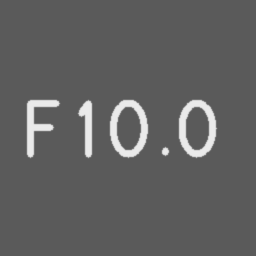
#> input picture marking_symbols/samples/standard/F10.0.png, 256 x 256 px
$ python spacing_feature.py marking_symbols/samples/standard/F10.0.png
#> lines starting #> are read from the running program, lines starting #| are printed output that depends on the picture; after the words box and inside, x2 and y2 are one past the last pixel; in counts of white or black regions, pixels touching at a corner belong together
### orientation_feature.py
"""
수기(Handwritten) vs 기계식 마킹(Printed) 판별 특징 - φ₃ 기울기 변화 (Orientation Variation)

정의
  글자 단위 연결 요소(CC) k = 1..M 의 2차 중심 모멘트 μ₂₀, μ₀₂, μ₁₁ 로 주축 각도
      θ_k = ½ · arctan2(2μ₁₁, μ₂₀ − μ₀₂)            θ_k ∈ [−π/2, π/2]
  각도의 퍼짐 σ_θ 를 [0, 1] 로 정규화
      φ₃ = tanh(α₃ · σ_θ)        또는   φ₃ = min(1, σ_θ / θ_max)

구현상 결정 (이유)
  1. σ_θ 는 '축 방향 원형 표준편차' 로 구한다.
     주축은 방향이 아니라 축이라 +89° 와 −89° 는 2° 차이다. 일반 표준편차는 이를 178° 로 본다.
     각도를 2배 해 단위원에 올린 평균 합성벡터 길이 R 로  σ_θ = ½ · sqrt(−2 ln R).
  2. 편심률이 낮은(원·정사각형에 가까운) 글자는 주축이 불안정 -> 기준 미만 제외,
     나머지는 이방성 (λ₁−λ₂)/(λ₁+λ₂) 로 가중.
  3. 인쇄체도 글자 모양마다 주축이 다르다 ('1' 세로, '-' 가로, '7' 비스듬).
     문장부호(높이가 중앙값의 절반 미만)는 각도 통계에서 뺀다. 그래도 인쇄체 σ_θ 는 0 이 아니다.
  4. 잉크젯 도트/스텐실처럼 글자가 여러 조각으로 끊긴 경우: 조각이 많고 작으면 이웃 간격만큼
     닫힘 연산으로 글자 단위로 붙인 뒤 계산한다 (조각 하나하나의 각도는 의미가 없음).
"""
import math

import cv2
import numpy as np
from scipy.spatial import cKDTree

# 정규화
ALPHA3 = 0.07            # tanh 기울기 (1/deg): φ₃=0.5 ≈ σθ 7.8°. 합성 데이터(robust) 인쇄체 중앙 5.5~6°, 수기 8.5~11°. 현장 데이터로 재보정 필요
THETA_MAX_DEG = 30.0     # 선형 정규화 상한 (method="linear")

# 노이즈 / 글자 판정
MIN_AREA_RATIO = 0.15    # 글자 후보 중앙 면적 대비 이보다 작으면 노이즈 (녹 반점, 블라스트 요철)
MAX_LENGTH_RATIO = 2.5   # 주축 길이가 중앙 글자 높이의 이 배수보다 길면 긁힘/선 노이즈
MAX_ELONGATION = 12.0    # 주축/부축 비가 이보다 크면 긁힘/선 노이즈 ('1', 'I' 는 보통 3~8)
PUNCT_HEIGHT_RATIO = 0.5 # 높이가 중앙값의 절반 미만이면 문장부호 -> 각도 통계 제외
MIN_ECCENTRICITY = 0.5   # 편심률 e = sqrt(1 − λ₂/λ₁) 이 이보다 작으면 주축 불안정 -> 제외
FRAGMENT_MIN_COUNT = 8   # 조각이 이만큼 이상이고
FRAGMENT_SIZE_RATIO = 0.2  # 조각 크기 중앙값이 크롭 높이의 이 비율보다 작고
FRAGMENT_FILL_MIN = 0.6    # 상자 채움 중앙값이 이 이상(도트처럼 꽉 찬 모양, 원 ≈ 0.78)이고
FRAGMENT_AREA_CV = 0.35    # 조각 면적이 고르고 (변동계수 < 이 값)
FRAGMENT_SOLIDITY_MIN = 0.9  # 볼록도 중앙값이 이 이상(도트 ≈ 1)이면 '끊긴 글자' 로 보고 병합


# ---------------------------------------------------------------------------
# 입력 / 이진화
# ---------------------------------------------------------------------------
def load_image(image_path_or_array):
    """경로(한글 경로 포함) 또는 배열 -> BGR/그레이 uint8."""
    if isinstance(image_path_or_array, (str, bytes)) or hasattr(image_path_or_array, "__fspath__"):
        data = np.fromfile(image_path_or_array, np.uint8)   # cv2.imread 는 윈도우 한글 경로를 못 읽음
        img = cv2.imdecode(data, cv2.IMREAD_COLOR)
        if img is None:
            raise ValueError(f"이미지를 읽을 수 없습니다: {image_path_or_array}")
        return img
    img = np.asarray(image_path_or_array)
    if img.dtype == bool:
        return img.astype(np.uint8) * 255
    if img.dtype != np.uint8:
        img = cv2.normalize(img.astype(np.float32), None, 0, 255, cv2.NORM_MINMAX).astype(np.uint8)
    return img


def _to_dark_strokes(gray):
    """획이 어둡게 오도록 정렬. 배경이 다수이므로 중앙값에서 더 먼 쪽 극단이 획."""
    lo, med, hi = np.percentile(gray, [2, 50, 98])
    return gray if med - lo >= hi - med else 255 - gray


def sauvola_threshold(gray, window, k=0.2, r=128.0):
    """Sauvola: T = m · (1 + k·(s/R − 1)). 국소 평균 m, 표준편차 s 는 박스 필터(적분 영상)로 O(1)."""
    g = gray.astype(np.float32)
    mean = cv2.boxFilter(g, -1, (window, window), borderType=cv2.BORDER_REFLECT)
    sq = cv2.boxFilter(g * g, -1, (window, window), borderType=cv2.BORDER_REFLECT)
    std = np.sqrt(np.maximum(sq - mean * mean, 0))
    return mean * (1 + k * (std / r - 1))


def binarize(img, method="sauvola"):
    """획 마스크 (bool). method: "sauvola"(조명 불균일·반사광에 강함) | "otsu" | "both"(두 결과의 교집합)."""
    gray = cv2.cvtColor(img, cv2.COLOR_BGR2GRAY) if img.ndim == 3 else img
    values = np.unique(gray)
    if len(values) == 1:
        return np.zeros(gray.shape, bool)
    if len(values) == 2:                      # 이미 이진: 소수 쪽이 획
        lo_mask = gray == values[0]
        return lo_mask if lo_mask.sum() <= (~lo_mask).sum() else ~lo_mask
    dark = cv2.GaussianBlur(_to_dark_strokes(gray), (3, 3), 0)
    _, otsu = cv2.threshold(dark, 0, 255, cv2.THRESH_BINARY_INV | cv2.THRESH_OTSU)
    otsu = otsu > 0
    if method == "otsu":
        return otsu
    window = max(15, (min(gray.shape) // 3) | 1)
    sauvola = dark < sauvola_threshold(dark, window)
    return sauvola & otsu if method == "both" else sauvola


# ---------------------------------------------------------------------------
# 글자 단위 성분
# ---------------------------------------------------------------------------
# [15 lines left out: function _component_stats, not called in this run]


def _remove_specks(mask):
    """잉크 대부분(면적 상위 90%)을 이루는 성분의 중앙 면적보다 훨씬 작은 점(녹, 블라스트 요철)을 지운다.

    도트 마킹은 도트가 잉크 대부분이라 기준이 도트 크기가 되어 도트는 남는다.
    조각 병합 전에 해야 한다: 점 잡음이 많으면 '잘게 끊긴 글자' 로 오인해 글자 전체를 붙여 버린다.
    """
    n, labels, stats, _ = cv2.connectedComponentsWithStats(mask.astype(np.uint8), connectivity=8)
    if n <= 2:
        return mask
    areas = stats[1:, cv2.CC_STAT_AREA]
    order = np.argsort(areas)[::-1]
    cum = np.cumsum(areas[order])
    main = order[: np.searchsorted(cum, 0.9 * cum[-1]) + 1]
    keep = np.zeros(n, bool)
    keep[1:] = areas >= MIN_AREA_RATIO * np.median(areas[main])
    return keep[labels]


def _cut_thin_lines(mask):
    """획보다 훨씬 가는 선(긁힘, 마킹선 잔여)을 열림 연산으로 끊는다.

    가는 긁힘이 여러 글자를 가로지르면 글자들이 한 성분으로 이어져 통째로 '선 노이즈' 로 버려진다.
    열림 커널은 획 두께의 절반 정도로, 획이 가늘면(≤4px) 글자가 지워지지 않게 하지 않는다.
    """
    dist = cv2.distanceTransform(mask.astype(np.uint8), cv2.DIST_L2, 3)
    inner = dist[dist > 0]
    if inner.size == 0:
        return mask
    stroke = 2 * np.percentile(inner, 90)      # 획 중심부 거리 ≈ 반폭
    k = int(stroke // 2)
    if k < 2:
        return mask
    se = cv2.getStructuringElement(cv2.MORPH_ELLIPSE, (k | 1, k | 1))
    return cv2.morphologyEx(mask.astype(np.uint8), cv2.MORPH_OPEN, se) > 0


def _merge_fragments(mask):
    """도트/스텐실처럼 글자가 잘게 끊겼으면 이웃 조각 간격만큼 닫아 글자 단위로 붙인다."""
    _, _, stats, centroids = cv2.connectedComponentsWithStats(mask.astype(np.uint8), connectivity=8)
    w, h, area = (stats[1:, i].astype(float) for i in (cv2.CC_STAT_WIDTH, cv2.CC_STAT_HEIGHT, cv2.CC_STAT_AREA))
    sizes = np.maximum(w, h)
    if len(sizes) < FRAGMENT_MIN_COUNT or np.median(sizes) >= FRAGMENT_SIZE_RATIO * mask.shape[0]:
        return mask, 0
    # 조각은 도트처럼 '작고 둥글고 꽉 찬' 모양이어야 한다. 크기 기준만 쓰면 여러 줄이 찍힌 사진에서
    # 진짜 글자(길쭉하거나 속이 빈 모양, 상자 채움 0.2~0.4)도 '작은 조각' 이 되어 글자끼리 덩어리로 붙는다.
    fill = area / np.maximum(w * h, 1)
    aspect = w / np.maximum(h, 1)
    if (np.median(fill) < FRAGMENT_FILL_MIN or not (0.6 <= np.median(aspect) <= 1.7)
            or area.std() / max(area.mean(), 1) > FRAGMENT_AREA_CV):
        return mask, 0
    # 볼록도(면적 / 볼록 껍질 면적): 도트는 ≈1, 굵은 글자도 구멍·오목한 곳이 있어 0.85 아래
    contours, _ = cv2.findContours(mask.astype(np.uint8), cv2.RETR_EXTERNAL, cv2.CHAIN_APPROX_SIMPLE)
    solidity = [cv2.contourArea(c) / max(cv2.contourArea(cv2.convexHull(c)), 1e-6) for c in contours
                if cv2.contourArea(c) > 0]
    if not solidity or np.median(solidity) < FRAGMENT_SOLIDITY_MIN:
        return mask, 0
    tree = cKDTree(centroids[1:])
    nn, _ = tree.query(centroids[1:], k=2)                     # 자기 자신 다음으로 가까운 조각
    k = int(round(np.median(nn[:, 1]))) | 1           # 도트 간격만큼만 (더 크면 이웃 글자까지 붙음)
    se = cv2.getStructuringElement(cv2.MORPH_ELLIPSE, (k, k))
    return cv2.morphologyEx(mask.astype(np.uint8), cv2.MORPH_CLOSE, se) > 0, k


# [119 lines left out: functions axial_circular_mad, axial_circular_std, calculate_phi_3_orientation, not called in this run]


# ---------------------------------------------------------------------------
# 디버깅 시각화
# ---------------------------------------------------------------------------
COLORS = {"used": (0, 200, 0), "low_eccentricity": (0, 200, 255), "punctuation": (255, 160, 0),
          "border": (200, 0, 200),
          "noise:small": (160, 160, 160), "noise:line": (0, 0, 255)}


# [95 lines left out: functions draw_orientation_debug, render_printed, render_handwritten, add_plate_noise, not called in this run]


# [28 lines that do not run on import are left out]

### size_variance_feature.py
"""
수기(Handwritten) vs 기계식 마킹(Printed) 판별 특징 - φ₆ 연결요소 크기·종횡비 분산

정의
  유효 글자 k = 1..M 의 픽셀 면적 A_k, 종횡비 AR_k = W_k / H_k
  CV_A  = σ_A / μ_A,   CV_AR = σ_AR / μ_AR        (σ 는 모집단 표준편차, 1/M)
  φ₆    = ½ [ tanh(α_A·CV_A) + tanh(α_AR·CV_AR) ]

구현상 결정 (이유)
  1. 글자 단위로 묶는다: 도트/스텐실처럼 끊긴 글자의 조각이 각각 '작은 글자' 로 잡히면 면적 분산이
     부풀어 인쇄체가 수기처럼 보인다. 줄 방향으로 50% 이상 겹치는 조각은 한 글자로 합친다 (φ₄ 와 같은 규칙).
  2. W, H 는 줄 방향 좌표계의 폭·높이다. 이미지 축 기준 상자는 줄이 기울면 글자마다 다르게 늘어난다.
  3. 노이즈: 점 잡음(면적 하한), 긁힘(글자보다 훨씬 넓거나 큰 성분), 크롭 경계에 잘린 글자는 제외.
     문장부호(높이 < 중앙값의 절반: '.', '-')도 제외. '/' 처럼 키는 크지만 면적이 작은 기호는
     robust 옵션(IQR 울타리 / Huber 형 윈저화)으로 다룬다.
  4. 인쇄체도 글자 모양마다 면적·종횡비가 다르다 ('1' 은 좁고 '0', 'M' 은 넓음). 그래서 CV_A, CV_AR 은
     인쇄체에서도 0 이 아니다. 대문자·숫자는 글꼴 규격상 높이가 같으므로 높이 변동계수 cv_height 를
     함께 계산해 돌려준다 (score="height" 로 φ₆ 에 쓸 수 있음).
  5. 유착 글자(수기에서 글자끼리 닿은 덩어리, touching_detector)는 한 덩어리가 면적 CV_A 를 비정상적으로 부풀리므로
     추정 글자 수로 V(x) 최소 열에서 잘라 분할 추정한다 (split_touching=False 면 끔).
"""
import math

import cv2
import numpy as np

from baseline_feature import fit_theil_sen
from orientation_feature import _cut_thin_lines, _merge_fragments, _remove_specks, binarize, load_image
from touching_detector import split_touching_mask

ALPHA_A = 3.5             # tanh(α_A·CV_A): 0.5 ≈ CV_A 0.157 (합성 인쇄체 0.11, 수기 0.19 사이)
ALPHA_AR = 3.0            # tanh(α_AR·CV_AR). 합성 실험에서 종횡비 분산은 구분력이 거의 없음 (AUC 0.47~0.68)
ALPHA_H = 18.0            # score="height": tanh(α_H·CV_H), 0.5 ≈ CV_H 0.03 (합성 인쇄체 0.01, 수기 0.07~0.08)
PUNCT_HEIGHT_RATIO = 0.5  # 높이가 중앙값의 절반 미만이면 문장부호
MAX_WIDTH_RATIO = 4.0     # 폭이 중앙 높이의 이 배수보다 넓으면 긁힘/밑줄
MAX_AREA_RATIO = 5.0      # 면적이 중앙 면적의 이 배수보다 크면 얼룩/긁힘 덩어리
MERGE_OVERLAP = 0.5       # 진행 방향으로 짧은 쪽 폭의 50% 이상 겹치면 한 글자
IQR_K = 1.5               # robust="iqr": Q1 − k·IQR ~ Q3 + k·IQR 밖은 제외
HUBER_K = 2.0             # robust="huber": 중앙값 ± k·1.4826·MAD 로 값 자르기 (윈저화)


# ---------------------------------------------------------------------------
# 글자 분리
# ---------------------------------------------------------------------------
def extract_characters(img, binarization="sauvola", split_touching=False):
    """글자 단위 성분 목록과 줄 방향 (u, n). 각 글자: area, width, height(줄 좌표), 꼭짓점 4개, members."""
    mask = _remove_specks(binarize(img, binarization))
    mask, _ = _merge_fragments(mask)
    if split_touching:
        mask, _ = split_touching_mask(mask)
    mask = _cut_thin_lines(mask)
    n_lab, labels, stats, centroids = cv2.connectedComponentsWithStats(mask.astype(np.uint8), connectivity=8)
    H, W = mask.shape
    comps = []
    for i in range(1, n_lab):
        x, y, w, h, area = (int(v) for v in stats[i])
        comps.append({"id": i, "box": (x, y, w, h), "area": area,
                      "centroid": tuple(map(float, centroids[i])), "reason": ""})
    if not comps:
        return comps, [], None

    median_h = np.median([c["box"][3] for c in comps])
    median_a = np.median([c["area"] for c in comps])
    for c in comps:
        x, y, w, h = c["box"]
        if x == 0 or y == 0 or x + w >= W or y + h >= H:
            c["reason"] = "border"
        elif w > MAX_WIDTH_RATIO * median_h or c["area"] > MAX_AREA_RATIO * median_a:
            c["reason"] = "noise:scratch"
    cand = [c for c in comps if not c["reason"]]
    if len(cand) < 2:
        return comps, [], None

    # 줄 방향 (글자 중심점 Theil-Sen)
    cx = np.array([c["centroid"][0] for c in cand])
    cy = np.array([c["centroid"][1] for c in cand])
    a, _ = fit_theil_sen(cx, cy)
    u = np.array([1.0, a]) / math.hypot(1.0, a)
    nvec = np.array([-u[1], u[0]])

    for c in cand:
        ys, xs = np.nonzero(labels == c["id"])
        along, across = xs * u[0] + ys * u[1], xs * nvec[0] + ys * nvec[1]
        c["span"] = (float(along.min()), float(along.max()))
        c["across"] = (float(across.min()), float(across.max()))

    # 글자 띠(위·아래 경계의 중앙값) 와 거의 겹치지 않는 성분은 병합 전에 뺀다.
    # 같은 세로 열의 줄 위 긁힘 조각·얼룩이 글자와 합쳐지면 그 글자 높이가 크게 부풀기 때문.
    band = (np.median([c["across"][0] for c in cand]), np.median([c["across"][1] for c in cand]))
    for c in cand:
        h = c["across"][1] - c["across"][0] + 1
        overlap = min(c["across"][1], band[1]) - max(c["across"][0], band[0])
        if overlap < 0.5 * min(h, band[1] - band[0] + 1):
            c["reason"] = "noise:off_line"
    cand = [c for c in cand if not c["reason"]]
    if len(cand) < 2:
        return comps, [], (u, nvec)
    cand.sort(key=lambda c: c["span"][0])
    chars = []
    for c in cand:
        if chars:
            g = chars[-1]
            ov = min(g["span"][1], c["span"][1]) - max(g["span"][0], c["span"][0])
            if ov >= MERGE_OVERLAP * min(g["span"][1] - g["span"][0], c["span"][1] - c["span"][0]):
                g["span"] = (min(g["span"][0], c["span"][0]), max(g["span"][1], c["span"][1]))
                g["across"] = (min(g["across"][0], c["across"][0]), max(g["across"][1], c["across"][1]))
                g["area"] += c["area"]
                g["members"].append(c)
                continue
        chars.append({"span": c["span"], "across": c["across"], "area": c["area"], "members": [c], "reason": ""})
    for g in chars:
        g["width"] = g["span"][1] - g["span"][0] + 1
        g["height"] = g["across"][1] - g["across"][0] + 1
        g["aspect_ratio"] = g["width"] / g["height"]
        (a0, a1), (n0, n1) = g["span"], g["across"]
        g["corners"] = [tuple(p * u + q * nvec) for p, q in [(a0, n0), (a1, n0), (a1, n1), (a0, n1)]]
    return comps, chars, (u, nvec)


# ---------------------------------------------------------------------------
# 통계
# ---------------------------------------------------------------------------
# [81 lines left out: functions coefficient_of_variation, _iqr_keep, _winsorize, calculate_phi_6_size_variance, not called in this run]


# ---------------------------------------------------------------------------
# 디버깅 시각화
# ---------------------------------------------------------------------------
REASON_COLORS = {"punctuation": (255, 160, 0), "border": (160, 160, 160), "noise:scratch": (0, 0, 255),
                 "outlier:iqr": (200, 0, 200), "noise:off_line": (0, 140, 255)}


# [40 lines left out: functions _deviation_color, draw_size_variance_debug, not called in this run]


def _save(path, image):
    ok, buf = cv2.imencode(".png", image)
    buf.tofile(path)


# [32 lines that do not run on import are left out]

### baseline_feature.py
"""
수기(Handwritten) vs 기계식 마킹(Printed) 판별 특징 - φ₄ 기준선 흔들림 (Baseline Fluctuation)

정의
  글자 k = 1..M (x 정렬) 의 가로 중심 x_k, 바닥 좌표 y_base,k
  기준선 y = a·x + b  (강건 회귀)
  RMSE_base = sqrt( (1/M) Σ (y_base,k − (a·x_k + b))² )
  φ₄ = tanh(α₄ · RMSE_base / H̄_char)      H̄_char: 유효 글자 평균 높이 (크기·거리 불변)

구현상 결정 (이유)
  1. 바닥점은 '줄 방향 좌표계' 에서 구한다. 줄이 기울면 이미지 y 기준 최하단은 글자 모서리가 되어
     글자 폭마다 다른 오차가 생긴다. 글자 중심점으로 줄 방향을 먼저 추정하고, 그 방향으로 세운
     좌표에서 열(column)마다 가장 아래 잉크를 찾은 뒤 상위 분위수(기본 80%)를 바닥으로 쓴다.
     -> 몇 개 열만 아래로 처진 흘러내림(drip)·긁힘 잔여는 무시되고, 'V', '7' 의 뾰족한 끝은 잡힌다.
  2. 회귀선은 강건하게(Theil-Sen 기본, RANSAC/Huber/OLS 선택) 맞추지만 RMSE 는 모든 유효 글자로 계산한다.
     이상치를 RMSE 에서 빼면 수기의 들쭉날쭉함 자체가 사라진다. 대신 잡음 한 점이 점수를
     지배하지 않게 잔차를 ±residual_cap·H̄ 로 자른다.
  3. 문장부호(높이 < 중앙값의 절반)와 디센더 후보(키가 중앙값보다 25% 이상 크고 바닥이 기준선보다
     0.2·H̄ 이상 아래)는 피팅과 RMSE 에서 뺀다. 크롭 위/아래 경계에 잘린 글자도 뺀다.
  4. 이 PC 에서는 SciPy 의 stats/optimize DLL 이 애플리케이션 제어 정책에 막혀 있어서 회귀는 NumPy 로 구현.
"""
import math

import cv2
import numpy as np

from orientation_feature import (_cut_thin_lines, _merge_fragments, _remove_specks, add_plate_noise,
                                 binarize, load_image, render_handwritten, render_printed)

ALPHA4 = 25.0             # tanh 기울기: φ₄=0.5 ≈ RMSE/H̄ 0.022. 합성 데이터 인쇄체 ≤0.014, 수기(±3px 흔들림) ≥0.025. 현장 재보정 필요
BASE_QUANTILE = 0.8       # 열별 바닥 위치의 상위 분위수 = 글자 바닥점 (상위 20% 열보다 좁은 흘러내림은 무시)
MERGE_OVERLAP = 0.5       # 진행 방향으로 짧은 쪽 폭의 50% 이상 겹치면 한 글자 (끊긴 도트/스텐실 글자)
PUNCT_HEIGHT_RATIO = 0.5  # 높이가 중앙값의 절반 미만이면 문장부호
DESCENDER_HEIGHT = 1.25   # 키가 중앙값의 이 배수 이상이고
DESCENDER_DROP = 0.2      # 바닥이 기준선보다 H̄ 의 이 비율 이상 아래면 디센더 후보
RESIDUAL_CAP = 0.5        # RMSE 계산 시 잔차 상한 (× H̄)
MAX_WIDTH_RATIO = 4.0     # 폭이 중앙 높이의 이 배수보다 넓으면 밑줄/긁힘 -> 제외


# ---------------------------------------------------------------------------
# 강건 직선 회귀 (y = a·x + b)
# ---------------------------------------------------------------------------
def fit_ols(x, y):
    a, b = np.polyfit(x, y, 1)
    return float(a), float(b)


def fit_theil_sen(x, y):
    """Theil-Sen: 모든 점 쌍 기울기의 중앙값, 절편은 y − a·x 의 중앙값. 붕괴점 약 29%."""
    i, j = np.triu_indices(len(x), 1)
    dx = x[j] - x[i]
    ok = np.abs(dx) > 1e-9
    a = float(np.median((y[j] - y[i])[ok] / dx[ok])) if ok.any() else 0.0
    return a, float(np.median(y - a * x))


# [32 lines left out: functions fit_huber, fit_ransac, not called in this run]


FITTERS = {"theil_sen": fit_theil_sen, "huber": fit_huber, "ols": fit_ols, "ransac": fit_ransac}


# ---------------------------------------------------------------------------
# 글자 바닥점
# ---------------------------------------------------------------------------
# [164 lines left out: functions _line_direction, _char_base, _mark, calculate_phi_4_baseline, not called in this run]


# ---------------------------------------------------------------------------
# 디버깅 시각화
# ---------------------------------------------------------------------------
REASON_COLORS = {"punctuation": (255, 160, 0), "descender": (200, 0, 200), "border": (160, 160, 160),
                 "noise:line": (0, 0, 255), "noise:off_line": (0, 140, 255)}


# [43 lines left out: functions draw_baseline_debug, add_drip, not called in this run]


def _save(path, image):
    ok, buf = cv2.imencode(".png", image)
    buf.tofile(path)          # 한글 경로 저장


# [30 lines that do not run on import are left out]

### spacing_feature.py
"""
수기(Handwritten) vs 기계식 마킹(Printed) 판별 특징 - φ₂ 문자 간격 편차 (Character Spacing Deviation)

정의
  글자 k = 1..M 을 줄 방향으로 정렬, 인접 글자 간 순수 간격  d_k = x_min^(k+1) − x_max^(k)  (겹치면 음수)
  σ_d: 간격의 표준편차 또는 MAD,   φ₂ = 1 − exp(−α₂ · σ_d / W̄_char)   (또는 tanh)

구현상 결정 (이유)
  1. 글자 분리는 φ₆ 과 같은 함수: 점 잡음 제거, 끊긴 도트/스텐실 조각 병합, 줄 밖 잡음과 경계에 잘린 글자 제외.
     간격과 폭은 '줄 방향 좌표' 로 잰다 (줄이 기울면 이미지 x 기준 간격이 글자 높이에 따라 달라짐).
  2. 문장부호('.', '-', ',')는 빼고, 그 양옆 간격도 통계에서 뺀다. 빼고 나서 이으면 '2-S' 사이가
     부호 폭만큼 큰 가짜 간격이 된다.
  3. 띄어쓰기: 단어 사이 간격은 자간과 다른 범주라 섞으면 인쇄체도 퍼짐이 크게 뛴다 (합성 실험에서
     정의 그대로의 표준편차는 AUC 0.50). 간격이 '중앙 간격의 2.5배' 와 '글자 높이의 0.35배' 를 모두
     넘으면 띄어쓰기로 보고 통계에서 뺀다. 그러고 나면 정의 그대로의 표준편차(spread="std", 기본)가
     AUC 0.83~0.85 로 MAD(0.77~0.87)와 비슷해서 기본은 정의를 따른다.
  4. 고정폭 글꼴(잉크젯·도트·스텐실에 흔함)은 '1' 같은 좁은 글자 양옆 상자 간격이 원래 넓고 대신 글자
     중심 간 거리(pitch)가 일정하다. 상자 간격 편차와 함께 중심 간격 편차(sigma_pitch_px)를 계산해 돌려주고,
     metric="pitch" 로 점수에 쓸 수 있다.
"""
import math

import cv2
import numpy as np

from orientation_feature import load_image
from size_variance_feature import extract_characters

ALPHA2 = 12.0             # φ₂ = 1 − exp(−α₂·σ_d/W̄): σ_d/W̄ = 0.058 에서 0.5. 합성 인쇄체 중앙 0.033, 불규칙 간격 0.077
PUNCT_HEIGHT_RATIO = 0.5  # 높이가 중앙값의 절반 미만이면 문장부호
WORD_GAP_MEDIAN = 2.5     # 간격 > 이 값 × 중앙 간격 이고
WORD_GAP_HEIGHT = 0.35    # 간격 > 이 값 × 글자 높이 이면 띄어쓰기


def robust_spread(values, spread):
    v = np.asarray(values, np.float64)
    if spread == "std":
        return float(v.std())                                   # 모집단 표준편차 (정의)
    return float(1.4826 * np.median(np.abs(v - np.median(v))))  # MAD (정규분포면 표준편차와 같음)


def calculate_phi_2_spacing(image_path_or_array, alpha=ALPHA2, spread="std", metric="gap",
                            mapping="exp", binarization="sauvola") -> dict:
    """단일 크롭 이미지의 φ₂ (문자 간격 편차).

    spread   "std"(기본, 정의 그대로 모집단 표준편차) | "mad"(MAD×1.4826, 소수 이상치에 강건)
    metric   "gap"(기본, 상자 사이 순수 간격 d_k) | "pitch"(글자 중심 간 거리, 고정폭 글꼴용)
    mapping  "exp": 1 − exp(−α·x) | "tanh": tanh(α·x),   x = σ / W̄_char

    반환 dict
      phi_2, sigma_d_px(간격 퍼짐), sigma_pitch_px(중심 간격 퍼짐), mean_char_width(px),
      gaps_px(통계에 쓴 간격), all_gaps(시각화용: (왼쪽 글자, 오른쪽 글자, 간격, 사용 여부, 사유)),
      pitches_px, num_valid_chars, chars, components, reason
    """
    img = load_image(image_path_or_array)
#> in load_image, img is the input picture: shape (256, 256, 3); min 90, max 235, mean 96.6
    comps, chars, frame = extract_characters(img, binarization)
#> in binarize, `values = np.unique(gray)`: values = 21 values from 90 to 235
#> in _to_dark_strokes, `lo, med, hi = np.percentile(gray, [2, 50, 98])`: lo = 90; hi = 234
#> in _to_dark_strokes, `return gray if med - lo >= hi - med else 255 - gray`:
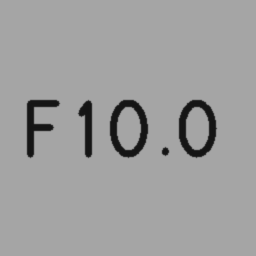
#> returned value: shape (256, 256); min 20, max 165, mean 158.4
#> in binarize, `_, otsu = cv2.threshold(dark, 0, 255, cv2.THRESH_BINARY_INV | cv2.THRE..`:
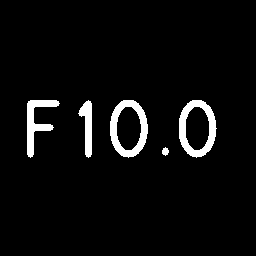
#> otsu: shape (256, 256); 4.6% white; 5 white regions, box (x1, y1, x2, y2) and area: (110, 100, 148, 158) 925, (179, 100, 217, 158) 921, (27, 100, 60, 158) 696, (78, 100, 92, 158) 447, (162, 147, 169, 156) 44
#> in sauvola_threshold, `mean = cv2.boxFilter(g, -1, (window, window), borderType=cv2.BORDER_RE..`:
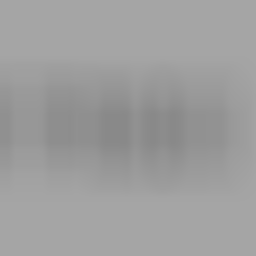
#> mean: shape (256, 256) float32; min 137.4, max 165, mean 158.4
#> in sauvola_threshold, `sq = cv2.boxFilter(g * g, -1, (window, window), borderType=cv2.BORDER_..`:
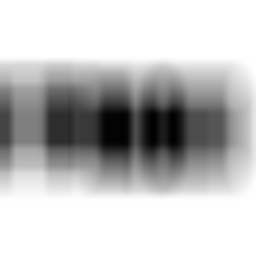
#> sq: shape (256, 256) float32; min 21504, max 27225, mean 25849.6; drawn with min black and max white
#> in sauvola_threshold, `std = np.sqrt(np.maximum(sq - mean * mean, 0))`:
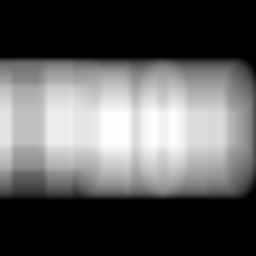
#> std: shape (256, 256) float32; min 0, max 51.45, mean 18.6; drawn with min black and max white
#> in sauvola_threshold, `return mean * (1 + k * (std / r - 1))`:
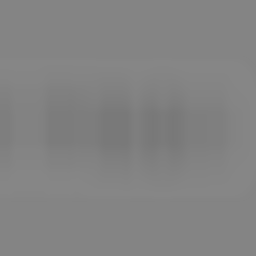
#> returned value: shape (256, 256) float32; min 120.9, max 134.5, mean 131.1
#> (the rest of the program and of its run is left out)
